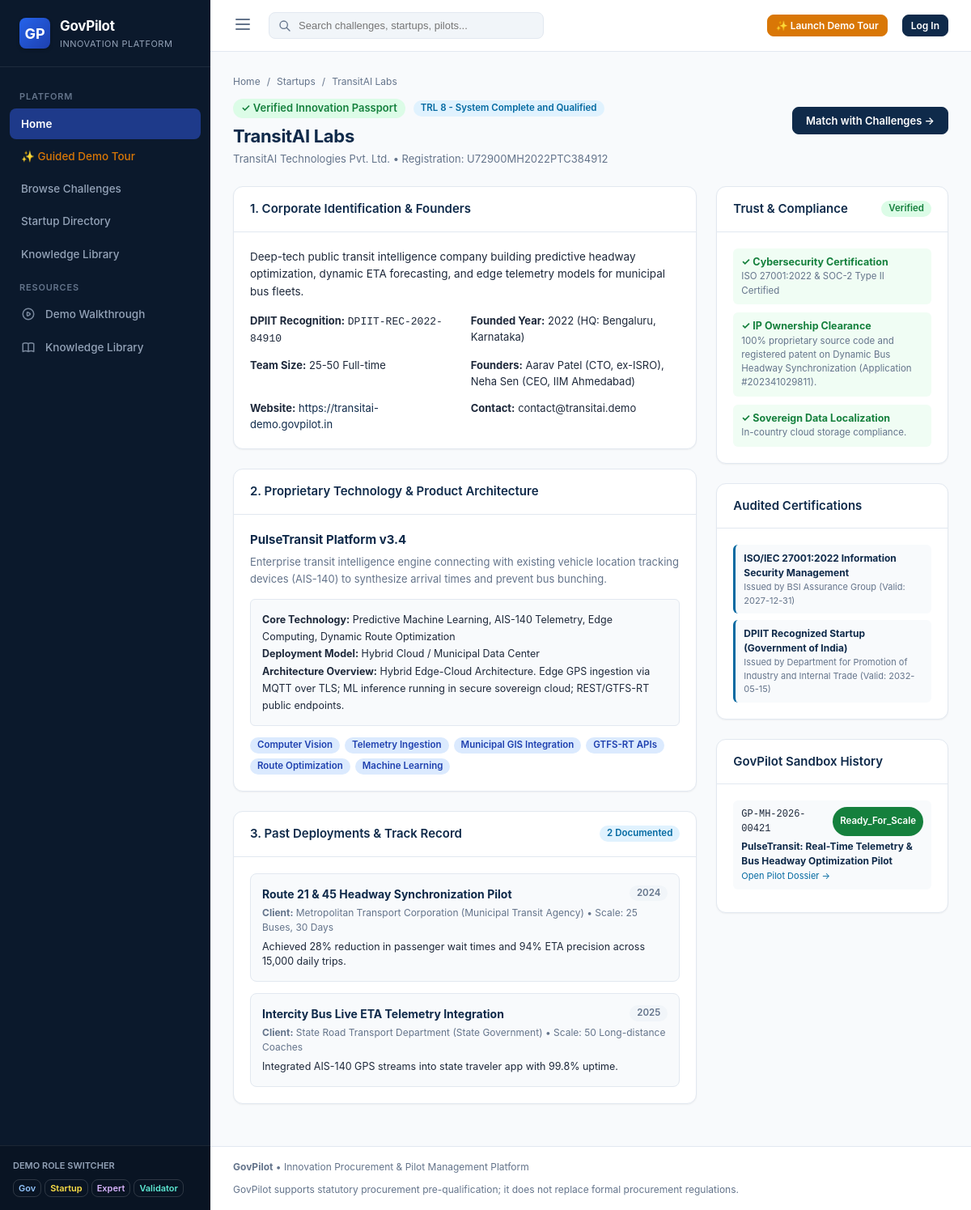
Page /startups/1 on the committed database.
### models/startup.py (models this page shows, shortened)
class Startup(db.Model):
    __tablename__ = 'startups'
    id = db.Column(db.Integer, primary_key=True)
    name = db.Column(db.String(150), unique=True, nullable=False)
    legal_name = db.Column(db.String(200))
    registration_number = db.Column(db.String(100))
    startup_recognition_number = db.Column(db.String(100)) # e.g. DPIIT/Gov recognition
    founded_year = db.Column(db.Integer)
    headquarters = db.Column(db.String(150))
    website = db.Column(db.String(200))
    contact_email = db.Column(db.String(120))
    contact_phone = db.Column(db.String(50))
    founders = db.Column(db.Text)
    employee_count = db.Column(db.String(50), default='10-50')
    summary = db.Column(db.Text)
    sector = db.Column(db.String(100), default='Smart City / Transport')
    core_technology = db.Column(db.String(250)) # e.g. 'Computer Vision, Edge AI, IoT, Route Optimization'
    product_name = db.Column(db.String(150))
    product_description = db.Column(db.Text)
    architecture_overview = db.Column(db.Text)
    deployment_model = db.Column(db.String(100), default='Hybrid Cloud / On-Prem Edge')
    trl_level = db.Column(db.String(50), default='TRL 7 - System Prototype Demo') # Technology Readiness Level
    cybersecurity_certified = db.Column(db.Boolean, default=True)
    cybersecurity_standard = db.Column(db.String(100), default='ISO 27001 / SOC2 Type II')
    data_residency_compliant = db.Column(db.Boolean, default=True)
    ip_ownership_clear = db.Column(db.Boolean, default=True)
    ip_details = db.Column(db.Text)
    liability_insurance = db.Column(db.Boolean, default=True)
    capabilities = db.Column(db.Text, default='AI, Real-time Analytics, Municipal Integration')
    created_at = db.Column(db.DateTime, default=datetime.utcnow)
    updated_at = db.Column(db.DateTime, default=datetime.utcnow, onupdate=datetime.utcnow)
    deployments = db.relationship('StartupDeployment', backref='startup', lazy=True, cascade='all, delete-orphan')
    certifications = db.relationship('StartupCertification', backref='startup', lazy=True, cascade='all, delete-orphan')
    applications = db.relationship('Application', backref='startup', lazy=True)
    pilots = db.relationship('Pilot', backref='startup', lazy=True)
    def get_capabilities_list(self):
        if not self.capabilities:
            return []
        return [c.strip() for c in self.capabilities.split(',') if c.strip()]

class StartupDeployment(db.Model):
    __tablename__ = 'startup_deployments'
    id = db.Column(db.Integer, primary_key=True)
    startup_id = db.Column(db.Integer, db.ForeignKey('startups.id'), nullable=False)
    client_name = db.Column(db.String(150), nullable=False)
    client_type = db.Column(db.String(100), default='Government / Municipal') # Government, Enterprise, Transit Agency
    project_title = db.Column(db.String(200), nullable=False)
    scale = db.Column(db.String(100)) # e.g. "500 IoT Nodes", "3 Municipal Zones"
    duration = db.Column(db.String(100)) # e.g. "12 Months (Completed)"
    outcome_summary = db.Column(db.Text)
    reference_contact = db.Column(db.String(150))
    year = db.Column(db.Integer, default=2025)

class StartupCertification(db.Model):
    __tablename__ = 'startup_certifications'
    id = db.Column(db.Integer, primary_key=True)
    startup_id = db.Column(db.Integer, db.ForeignKey('startups.id'), nullable=False)
    name = db.Column(db.String(150), nullable=False) # e.g. ISO 27001, CERT-In Audited, DPIIT Recognized
    issuing_body = db.Column(db.String(150))
    valid_until = db.Column(db.String(50))
    verification_url = db.Column(db.String(250))

### models/pilot.py (models this page shows, shortened)
class Pilot(db.Model):
    __tablename__ = 'pilots'
    id = db.Column(db.Integer, primary_key=True)
    code = db.Column(db.String(50), unique=True, nullable=False) # e.g. "GP-MH-2026-00421"
    title = db.Column(db.String(250), nullable=False)
    challenge_id = db.Column(db.Integer, db.ForeignKey('challenges.id'), nullable=False)
    startup_id = db.Column(db.Integer, db.ForeignKey('startups.id'), nullable=False)
    department_id = db.Column(db.Integer, db.ForeignKey('departments.id'), nullable=False)
    application_id = db.Column(db.Integer, db.ForeignKey('applications.id'), nullable=True)
    assigned_officer_id = db.Column(db.Integer, db.ForeignKey('users.id'), nullable=True)
    assigned_validator_id = db.Column(db.Integer, db.ForeignKey('users.id'), nullable=True)
    status = db.Column(db.String(50), default='active')
    duration_days = db.Column(db.Integer, default=90)
    start_date = db.Column(db.Date, default=date.today)
    end_date = db.Column(db.Date)
    total_budget = db.Column(db.Float, default=1000000.0)
    disbursed_amount = db.Column(db.Float, default=250000.0)
    test_scope = db.Column(db.Text) # e.g. "10 transit buses, 5 major routes, City Zone 1 & 2"
    objectives_summary = db.Column(db.Text)
    success_criteria = db.Column(db.Text)
    data_types_shared = db.Column(db.Text, default='Anonymized GPS coordinates, Bus route telemetry, Timetable metadata')
    data_access_level = db.Column(db.String(100), default='Confidential / Read-only Sandbox')
    data_retention_period = db.Column(db.String(100), default='90 Days post-pilot termination')
    data_source = db.Column(db.String(200), default='Urban Transport Command Center API')
    startup_ip_terms = db.Column(db.Text, default='Pre-existing ML models and algorithms remain 100% proprietary to the startup.')
    government_usage_rights = db.Column(db.Text, default='Government retains perpetual non-exclusive right to test results, data derivatives, and integration schemas.')
    joint_artifacts = db.Column(db.Text, default='Custom route mapping rules and municipal GIS layer connectors.')
    sec_auth_verified = db.Column(db.Boolean, default=True)
    sec_encryption_verified = db.Column(db.Boolean, default=True)
    sec_access_control_verified = db.Column(db.Boolean, default=True)
    sec_logging_verified = db.Column(db.Boolean, default=True)
    sec_incident_process_verified = db.Column(db.Boolean, default=True)
    created_at = db.Column(db.DateTime, default=datetime.utcnow)
    updated_at = db.Column(db.DateTime, default=datetime.utcnow, onupdate=datetime.utcnow)
    assigned_officer = db.relationship('User', foreign_keys=[assigned_officer_id])
    assigned_validator = db.relationship('User', foreign_keys=[assigned_validator_id])
    kpis = db.relationship('PilotKPI', backref='pilot', lazy=True, cascade='all, delete-orphan')
    milestones = db.relationship('PilotMilestone', backref='pilot', lazy=True, cascade='all, delete-orphan')
    payments = db.relationship('Payment', backref='pilot', lazy=True, cascade='all, delete-orphan')
    documents = db.relationship('Document', backref='pilot', lazy=True, cascade='all, delete-orphan')
    risks = db.relationship('Risk', backref='pilot', lazy=True, cascade='all, delete-orphan')
    validation_reports = db.relationship('ValidationReport', backref='pilot', lazy=True, cascade='all, delete-orphan')
    scale_decisions = db.relationship('ScaleDecision', backref='pilot', lazy=True, cascade='all, delete-orphan')
    def get_status_badge_class(self):
        mapping = {
            'active': 'badge-primary',
            'at_risk': 'badge-danger',
            'completed': 'badge-success',
            'extended': 'badge-warning',
            'ready_for_scale': 'badge-scale',
            'closed': 'badge-secondary'
        }
        return mapping.get(self.status, 'badge-secondary')

### routes/startup_routes.py (the view)
@startup_bp.route('/startups/<int:id>')
def passport(id):
    startup = Startup.query.get_or_404(id)
    return render_template('startups/passport.html', startup=startup)

### templates/startups/passport.html (shortened to what this page needs)
{% extends "base.html" %}
{% block content %}
<div class="page-header">
  <div>
    <div class="breadcrumb-trail">
      <a href="{{ url_for('dashboard.index') }}">Home</a>
      <span>/</span>
      <a href="{{ url_for('startup.index') }}">Startups</a>
      <span>/</span>
      <span>{{ startup.name }}</span>
    </div>
    <div style="display: flex; align-items: center; gap: 10px; margin-top: 4px;">
      <span class="badge badge-success" style="font-size: 13px; padding: 4px 10px;">✓ Verified Innovation Passport</span>
      <span class="badge badge-info">{{ startup.trl_level }}</span>
    </div>
    <h1 class="page-title" style="margin-top: 6px;">{{ startup.name }}</h1>
    <p class="page-subtitle">{{ startup.legal_name or startup.name }} • Registration: {{ startup.registration_number or 'Reg# Available' }}</p>
  </div>
  <div style="display: flex; gap: 10px;">
    <a href="{{ url_for('challenge.index') }}" class="btn btn-primary">
      Match with Challenges →
    </a>
  </div>
</div>
<div style="display: grid; grid-template-columns: 2fr 1fr; gap: 24px;">
  <div>
    <div class="gp-card">
      <div class="gp-card-header">
        <span class="gp-card-title">1. Corporate Identification & Founders</span>
      </div>
      <div class="gp-card-body">
        <p style="font-size: 13.5px; color: var(--text-main); margin-bottom: 16px; line-height: 1.6;">
          {{ startup.summary or 'Dedicated deep-tech startup specialized in municipal and public sector innovations.' }}
        </p>
        <div style="display: grid; grid-template-columns: 1fr 1fr; gap: 14px; font-size: 13px;">
          <div><strong>DPIIT Recognition:</strong> <code>{{ startup.startup_recognition_number or 'DPIIT-REC-2022-84910' }}</code></div>
          <div><strong>Founded Year:</strong> {{ startup.founded_year or 2022 }} (HQ: {{ startup.headquarters }})</div>
          <div><strong>Team Size:</strong> {{ startup.employee_count }} Full-time</div>
          <div><strong>Founders:</strong> {{ startup.founders or 'Founding Team' }}</div>
          <div><strong>Website:</strong> <a href="{{ startup.website or '#' }}" target="_blank">{{ startup.website or 'https://startup.demo' }}</a></div>
          <div><strong>Contact:</strong> {{ startup.contact_email or 'contact@startup.demo' }}</div>
        </div>
      </div>
    </div>
    <div class="gp-card">
      <div class="gp-card-header">
        <span class="gp-card-title">2. Proprietary Technology & Product Architecture</span>
      </div>
      <div class="gp-card-body">
        <h3 style="font-size: 15px; color: var(--primary); margin-bottom: 6px;">{{ startup.product_name or 'Core Innovation System' }}</h3>
        <p style="font-size: 13px; color: var(--text-muted); margin-bottom: 14px; line-height: 1.6;">
          {{ startup.product_description or 'Specialized machine learning and edge telemetry solution engineered for public service deployments.' }}
        </p>
        <div style="background: #f8fafc; border: 1px solid var(--border-color); border-radius: 6px; padding: 14px; font-size: 12.5px; line-height: 1.7; margin-bottom: 14px;">
          <div><strong>Core Technology:</strong> {{ startup.core_technology }}</div>
          <div><strong>Deployment Model:</strong> {{ startup.deployment_model }}</div>
          <div><strong>Architecture Overview:</strong> {{ startup.architecture_overview or 'Hybrid Cloud / On-premise microservices architecture with encrypted API channels.' }}</div>
        </div>
        <div style="display: flex; flex-wrap: wrap; gap: 6px;">
          {% for cap in startup.get_capabilities_list() %}
          <span class="badge badge-published">{{ cap }}</span>
          {% endfor %}
        </div>
      </div>
    </div>
    <div class="gp-card">
      <div class="gp-card-header">
        <span class="gp-card-title">3. Past Deployments & Track Record</span>
        <span class="badge badge-info">{{ startup.deployments|length }} Documented</span>
      </div>
      <div class="gp-card-body">
        {% if startup.deployments %}
          <div style="display: flex; flex-direction: column; gap: 14px;">
            {% for d in startup.deployments %}
            <div style="background: #f8fafc; border: 1px solid var(--border-color); border-radius: 8px; padding: 14px;">
              <div style="display: flex; justify-content: space-between; align-items: flex-start; margin-bottom: 4px;">
                <strong style="color: var(--primary); font-size: 14px;">{{ d.project_title }}</strong>
                <span class="badge badge-secondary">{{ d.year }}</span>
              </div>
              <div style="font-size: 12px; color: var(--text-muted); margin-bottom: 6px;">
                <strong>Client:</strong> {{ d.client_name }} ({{ d.client_type }}) • Scale: {{ d.scale }}
              </div>
              <div style="font-size: 12.5px; color: var(--text-main); line-height: 1.5;">
                {{ d.outcome_summary }}
              </div>
            </div>
            {% endfor %}
          </div>
        {% else %}
          <div style="color: var(--text-muted); font-size: 13px;">No past public deployments recorded yet.</div>
        {% endif %}
      </div>
    </div>
  </div>
  <div>
    <div class="gp-card">
      <div class="gp-card-header">
        <span class="gp-card-title">Trust & Compliance</span>
        <span class="badge badge-success">Verified</span>
      </div>
      <div class="gp-card-body">
        <div style="display: flex; flex-direction: column; gap: 10px; font-size: 12.5px;">
          <div style="padding: 8px 10px; background: #f0fdf4; border-radius: 6px;">
            <strong style="color: var(--success);">✓ Cybersecurity Certification</strong>
            <div style="font-size: 11.5px; color: var(--text-muted);">{{ startup.cybersecurity_standard }}</div>
          </div>
          <div style="padding: 8px 10px; background: #f0fdf4; border-radius: 6px;">
            <strong style="color: var(--success);">✓ IP Ownership Clearance</strong>
            <div style="font-size: 11.5px; color: var(--text-muted);">{{ startup.ip_details or '100% proprietary source code & algorithm clearance.' }}</div>
          </div>
          <div style="padding: 8px 10px; background: #f0fdf4; border-radius: 6px;">
            <strong style="color: var(--success);">✓ Sovereign Data Localization</strong>
            <div style="font-size: 11.5px; color: var(--text-muted);">In-country cloud storage compliance.</div>
          </div>
        </div>
      </div>
    </div>
    <div class="gp-card">
      <div class="gp-card-header">
        <span class="gp-card-title">Audited Certifications</span>
      </div>
      <div class="gp-card-body">
        <div style="display: flex; flex-direction: column; gap: 8px;">
          {% for cert in startup.certifications %}
          <div style="padding: 8px 10px; background: #f8fafc; border-radius: 6px; font-size: 12px; border-left: 3px solid var(--info);">
            <strong style="color: var(--primary);">{{ cert.name }}</strong>
            <div style="color: var(--text-muted); font-size: 11px;">Issued by {{ cert.issuing_body }} (Valid: {{ cert.valid_until }})</div>
          </div>
          {% endfor %}
        </div>
      </div>
    </div>
    <div class="gp-card">
      <div class="gp-card-header">
        <span class="gp-card-title">GovPilot Sandbox History</span>
      </div>
      <div class="gp-card-body">
        {% if startup.pilots %}
          {% for p in startup.pilots %}
          <div style="padding: 8px 10px; background: #f8fafc; border-radius: 6px; font-size: 12px; margin-bottom: 8px;">
            <div style="display: flex; justify-content: space-between;">
              <code>{{ p.code }}</code>
              <span class="badge {{ p.get_status_badge_class() }}">{{ p.status.title() }}</span>
            </div>
            <strong style="color: var(--primary); display: block; margin-top: 4px;">{{ p.title }}</strong>
            <a href="{{ url_for('pilot.passport', id=p.id) }}" style="font-size: 11px; color: var(--info);">Open Pilot Dossier →</a>
          </div>
          {% endfor %}
        {% else %}
          <div style="font-size: 12px; color: var(--text-muted);">No completed sandboxes yet.</div>
        {% endif %}
      </div>
    </div>
  </div>
</div>
{% endblock %}

### rows in the picture
Startup: name "TransitAI Labs", trl_level "TRL 8 - System Complete and Qualified", legal_name "TransitAI Technologies Pvt. Ltd.", registration_number "U72900MH2022PTC384912", summary "Deep-tech public transit intelligence company building predictive headway optimization, dynamic ETA forecasting, and edge telemetry models for municipal bus fleets.", startup_recognition_number "DPIIT-REC-2022-84910", founded_year "2022", headquarters "Bengaluru, Karnataka", employee_count "25-50", founders "Aarav Patel (CTO, ex-ISRO), Neha Sen (CEO, IIM Ahmedabad)", website "https://transitai-demo.govpilot.in", contact_email "contact@transitai.demo", product_name "PulseTransit Platform v3.4", product_description "Enterprise transit intelligence engine connecting with existing vehicle location tracking devices (AIS-140) to synthesize arrival times and prevent bus bunching.", core_technology "Predictive Machine Learning, AIS-140 Telemetry, Edge Computing, Dynamic Route Optimization", deployment_model "Hybrid Cloud / Municipal Data Center", architecture_overview "Hybrid Edge-Cloud Architecture. Edge GPS ingestion via MQTT over TLS; ML inference running in secure sovereign cloud; REST/GTFS-RT public endpoints.", cybersecurity_standard "ISO 27001:2022 & SOC-2 Type II Certified", ip_details "100% proprietary source code and registered patent on Dynamic Bus Headway Synchronization (Application #202341029811)."
StartupDeployment: project_title "Route 21 & 45 Headway Synchronization Pilot", year "2024", client_name "Metropolitan Transport Corporation", client_type "Municipal Transit Agency", scale "25 Buses, 30 Days", outcome_summary "Achieved 28% reduction in passenger wait times and 94% ETA precision across 15,000 daily trips."
StartupDeployment: project_title "Intercity Bus Live ETA Telemetry Integration", year "2025", client_name "State Road Transport Department", client_type "State Government", scale "50 Long-distance Coaches", outcome_summary "Integrated AIS-140 GPS streams into state traveler app with 99.8% uptime."
StartupCertification: name "ISO/IEC 27001:2022 Information Security Management", issuing_body "BSI Assurance Group", valid_until "2027-12-31"
StartupCertification: name "DPIIT Recognized Startup (Government of India)", issuing_body "Department for Promotion of Industry and Internal Trade", valid_until "2032-05-15"
Pilot: code "GP-MH-2026-00421", status "Ready_For_Scale", title "PulseTransit: Real-Time Telemetry & Bus Headway Optimization Pilot"

### other values in the picture
{{ cap }} "Computer Vision" "Telemetry Ingestion" "Municipal GIS Integration" "GTFS-RT APIs" "Route Optimization" "Machine Learning"
{{ startup.deployments|length }} "2"
